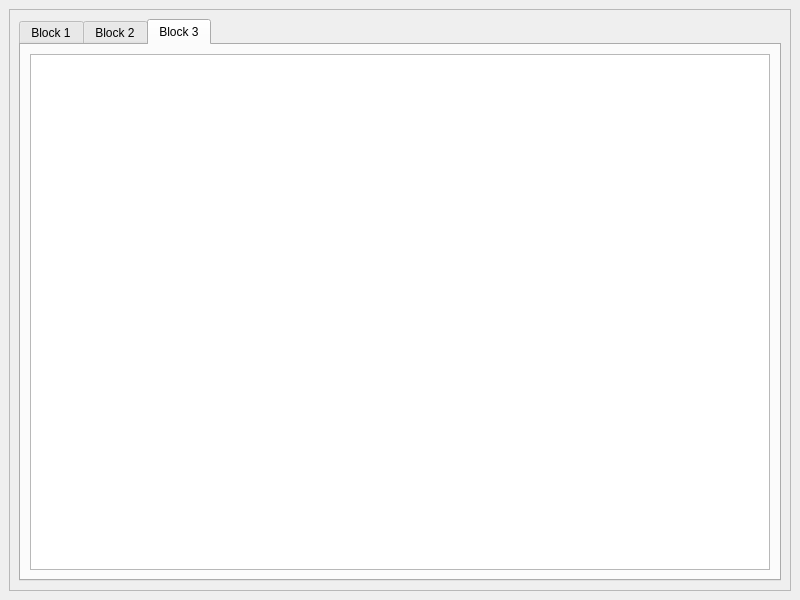
<?xml version="1.0" encoding="UTF-8"?>
<ui version="4.0">
 <class>MainWindow</class>
 <widget class="QMainWindow" name="MainWindow">
  <property name="geometry">
   <rect>
    <x>0</x>
    <y>0</y>
    <width>800</width>
    <height>600</height>
   </rect>
  </property>
  <property name="windowTitle">
   <string>MainWindow</string>
  </property>
  <widget class="QWidget" name="centralwidget">
   <layout class="QGridLayout" name="gridLayout">
    <item row="0" column="0">
     <widget class="QScrollArea" name="scrollArea">
      <property name="widgetResizable">
       <bool>true</bool>
      </property>
      <widget class="QWidget" name="scrollAreaWidgetContents">
       <property name="geometry">
        <rect>
         <x>0</x>
         <y>0</y>
         <width>774</width>
         <height>574</height>
        </rect>
       </property>
       <layout class="QGridLayout" name="gridLayout_2">
        <item row="0" column="0">
         <widget class="QTabWidget" name="tabWidget">
          <property name="layoutDirection">
           <enum>Qt::LeftToRight</enum>
          </property>
          <property name="currentIndex">
           <number>2</number>
          </property>
          <property name="elideMode">
           <enum>Qt::ElideRight</enum>
          </property>
          <widget class="QWidget" name="block_1">
           <attribute name="title">
            <string>Block 1</string>
           </attribute>
           <layout class="QGridLayout" name="gridLayout_3">
            <item row="0" column="0">
             <widget class="QTableWidget" name="tableWidget"/>
            </item>
           </layout>
          </widget>
          <widget class="QWidget" name="block_2">
           <attribute name="title">
            <string>Block 2</string>
           </attribute>
           <layout class="QGridLayout" name="gridLayout_4">
            <item row="0" column="0">
             <widget class="QTableWidget" name="tableWidget_2"/>
            </item>
           </layout>
          </widget>
          <widget class="QWidget" name="block_3">
           <attribute name="title">
            <string>Block 3</string>
           </attribute>
           <layout class="QGridLayout" name="gridLayout_5">
            <item row="0" column="0">
             <widget class="QTableWidget" name="tableWidget_3"/>
            </item>
           </layout>
          </widget>
         </widget>
        </item>
       </layout>
      </widget>
     </widget>
    </item>
   </layout>
  </widget>
 </widget>
 <resources/>
 <connections/>
</ui>
